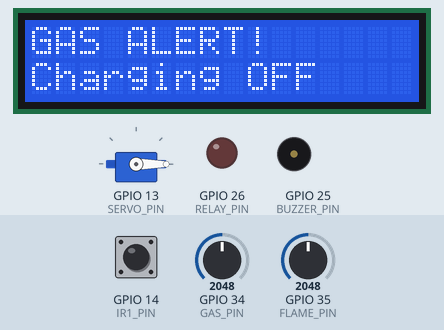
A sketch run on a simulated ESP32. Shown: servo, 16×2 character LCD, output pins drawn as LEDs (lit = HIGH), buzzer (waves = sounding, pin HIGH). The test bench sets the inputs (shaded band); at power-on: GPIO 34 (GAS_PIN) = 2048, GPIO 35 (FLAME_PIN) = 2048, GPIO 14 (IR1_PIN) HIGH.

Above: at 1.3 s.
1.4 s: GPIO 34 (GAS_PIN) set to 1854
3.7 s: GPIO 34 (GAS_PIN) set to 1750
At 6.5 s:
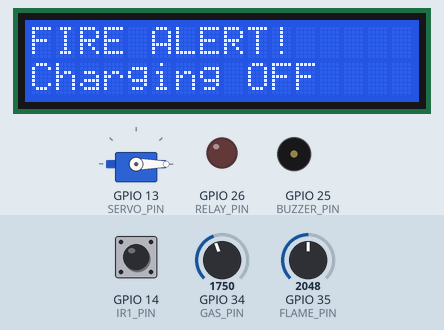
9.2 s: GPIO 35 (FLAME_PIN) set to 1869
11.7 s: GPIO 35 (FLAME_PIN) set to 1765
At 12.9 s:
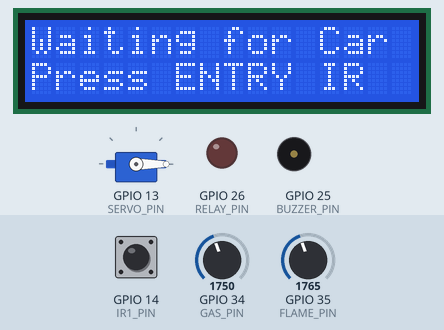
14.0 s: GPIO 35 (FLAME_PIN) set to 1840
At 14.4 s:
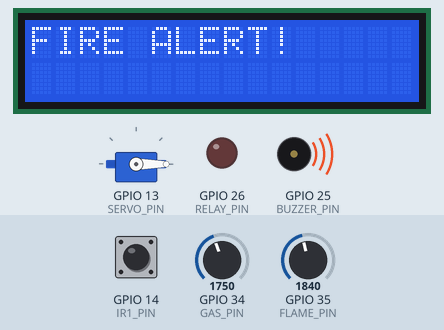
19.5 s: GPIO 35 (FLAME_PIN) set to 1760
At 20.7 s:
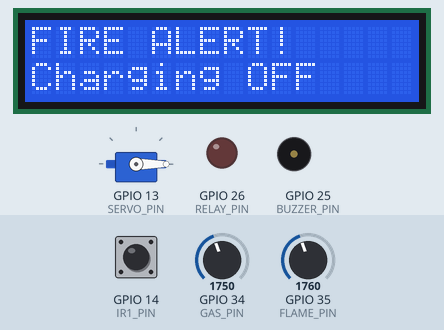
Timing chart, 0 to 22.5 s (numbered marks = the images above; inputs shaded):
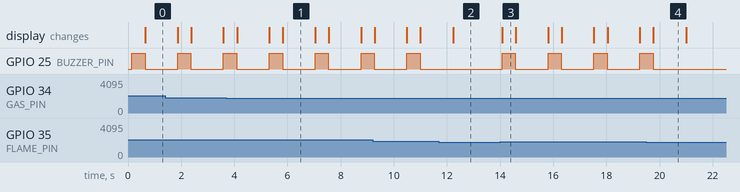

The sketch:

sketch.ino
```cpp
#include <SPI.h>
#include <MFRC522.h>
#include <ESP32Servo.h>
#include <Wire.h>
#include <LiquidCrystal_I2C.h>

#define SS_PIN 5
#define RST_PIN 4
#define IR1_PIN 14
#define IR2_PIN 27
#define GAS_PIN 34
#define FLAME_PIN 35
#define RELAY_PIN 26
#define BUZZER_PIN 25
#define SERVO_PIN 13

MFRC522 rfid(SS_PIN, RST_PIN);
Servo gateServo;
LiquidCrystal_I2C lcd(0x27, 16, 2);

const int GAS_THRESHOLD = 1800;
const int FLAME_THRESHOLD = 1800;

void gateOpen(){ gateServo.write(90); }
void gateClose(){ gateServo.write(0); }

void alarm(const char* msg){
  digitalWrite(RELAY_PIN, LOW);
  lcd.clear(); lcd.setCursor(0,0); lcd.print(msg);
  digitalWrite(BUZZER_PIN,HIGH); delay(500);
  digitalWrite(BUZZER_PIN,LOW);
}

void setup(){
  Serial.begin(115200);
  SPI.begin(); rfid.PCD_Init();
  pinMode(IR1_PIN, INPUT_PULLUP);
  pinMode(IR2_PIN, INPUT_PULLUP);
  pinMode(GAS_PIN, INPUT);
  pinMode(FLAME_PIN, INPUT);
  pinMode(RELAY_PIN, OUTPUT);
  pinMode(BUZZER_PIN, OUTPUT);
  gateServo.attach(SERVO_PIN);
  gateClose(); digitalWrite(RELAY_PIN,LOW);
  lcd.init(); lcd.backlight();
  lcd.print("EV Station Ready");
}

void loop(){
  int gas = analogRead(GAS_PIN);
  int flame = analogRead(FLAME_PIN);

  if(gas > GAS_THRESHOLD){
    alarm("GAS ALERT!");
    lcd.setCursor(0,1); lcd.print("Charging OFF");
    delay(1200); return;
  }

  if(flame > FLAME_THRESHOLD){
    alarm("FIRE ALERT!");
    lcd.setCursor(0,1); lcd.print("Charging OFF");
    delay(1200); return;
  }

  lcd.setCursor(0,0); lcd.print("Waiting for Car ");
  lcd.setCursor(0,1); lcd.print("Press ENTRY IR  ");

  if(digitalRead(IR1_PIN)==LOW){
    gateOpen();
    lcd.clear(); lcd.print("Scan RFID Card");
    delay(1000);

    // Prototype shortcut: any RFID card read is treated as authorized.
    if(rfid.PICC_IsNewCardPresent() && rfid.PICC_ReadCardSerial()){
      lcd.clear(); lcd.print("Access Granted");
      rfid.PICC_HaltA();
      delay(900);
      lcd.clear(); lcd.print("Drive Forward");
      while(digitalRead(IR2_PIN)==HIGH){
        if(analogRead(GAS_PIN)>GAS_THRESHOLD || analogRead(FLAME_PIN)>FLAME_THRESHOLD){
          gateClose(); alarm("SAFETY ALERT!");
          delay(1000); return;
        }
        delay(20);
      }
      delay(500); gateClose();
      lcd.clear(); lcd.print("Charging ON");
      digitalWrite(RELAY_PIN,HIGH);
      lcd.setCursor(0,1); lcd.print("IR2 = Exit");
      while(digitalRead(IR2_PIN)==LOW){
        if(analogRead(GAS_PIN)>GAS_THRESHOLD || analogRead(FLAME_PIN)>FLAME_THRESHOLD){
          alarm("SAFETY ALERT!");
          delay(1000); return;
        }
        delay(20);
      }
      digitalWrite(RELAY_PIN,LOW);
      lcd.clear(); lcd.print("Charging OFF");
      gateOpen(); delay(700); gateClose();
    } else {
      alarm("Access Denied");
      gateClose();
    }
  }
  delay(50);
}
```

Measured:
- the behaviour switches between 1801 and 1800 on GPIO 34 (GAS_PIN) (found by bisection; images 0 and 1)
- the behaviour switches between 1801 and 1800 on GPIO 35 (FLAME_PIN) (found by bisection; images 1 and 2)
- after the input at 3.7 s, the display: first differs from a run without the input after 1.6 s (image 1 shows a later state)
- after the input at 11.7 s, GPIO 25 (BUZZER_PIN): stays LOW (without the input it goes to HIGH after 0.52 s); the display: changes after 0.54 s (image 2)
- after the input at 14.0 s, GPIO 25 (BUZZER_PIN): alternates HIGH for 0.50 s and LOW for 1.2 s, starting after 0.08 s; the display: changes after 0.08 s (image 3)
- after the input at 19.5 s, GPIO 25 (BUZZER_PIN): goes on until 19.8 s, then stays LOW
- by itself, GPIO 25 (BUZZER_PIN): alternates HIGH for 0.50 s and LOW for 1.2 s
